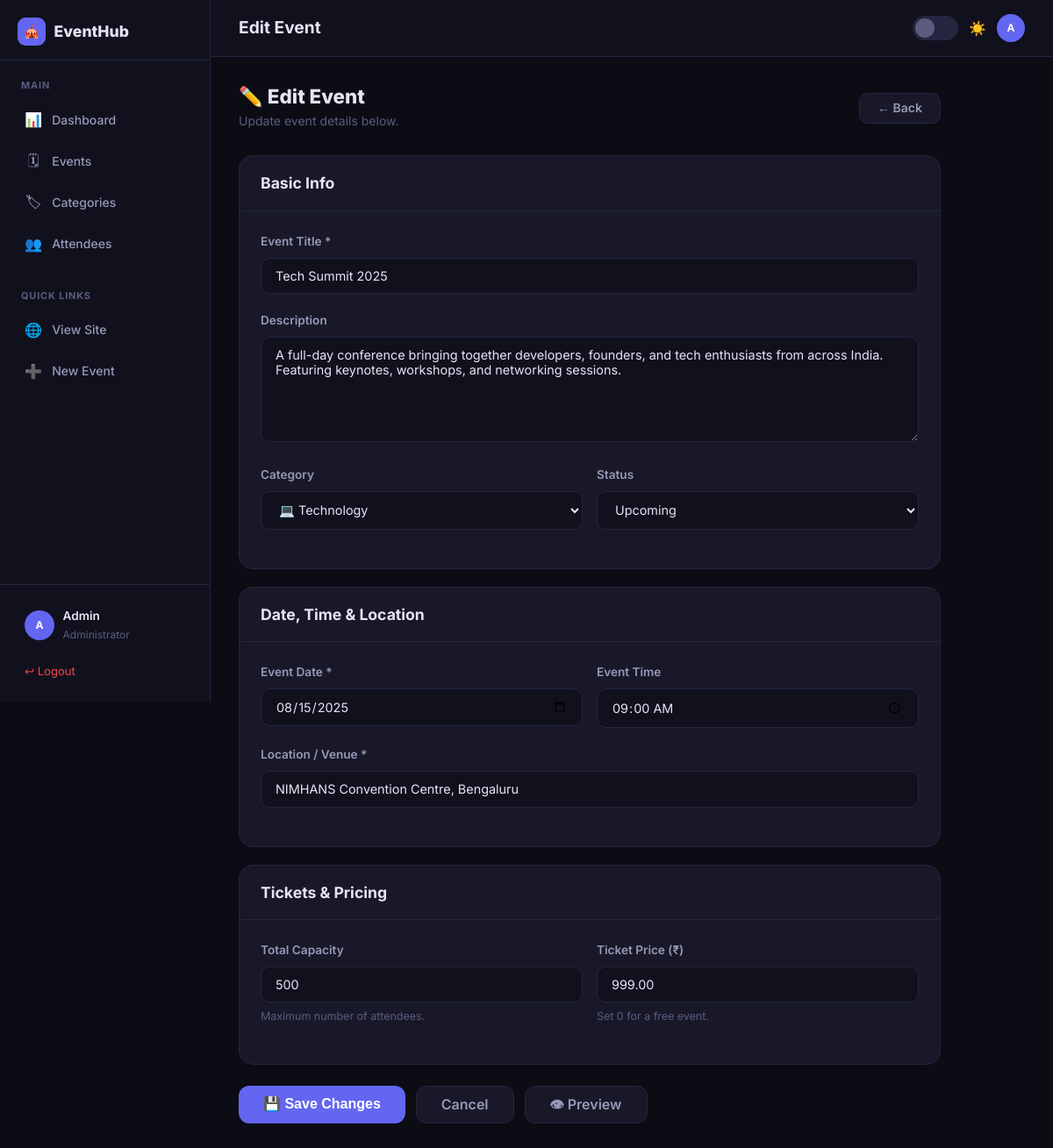
The app's page /admin/event_form.php?id=1 (signed in) with its own data.
### tables this page shows
CREATE TABLE IF NOT EXISTS `events` (
  `id`          INT           NOT NULL AUTO_INCREMENT,
  `title`       VARCHAR(200)  NOT NULL,
  `description` TEXT,
  `category_id` INT           DEFAULT NULL,
  `event_date`  DATE          NOT NULL,
  `event_time`  TIME          NOT NULL DEFAULT '09:00:00',
  `location`    VARCHAR(200)  NOT NULL,
  `capacity`    INT           NOT NULL DEFAULT 100,
  `price`       DECIMAL(10,2) NOT NULL DEFAULT 0.00,
  `status`      ENUM('upcoming','ongoing','completed','cancelled') NOT NULL DEFAULT 'upcoming',
  `created_at`  TIMESTAMP     NOT NULL DEFAULT CURRENT_TIMESTAMP,
  PRIMARY KEY (`id`),
  KEY `fk_event_category` (`category_id`),
  CONSTRAINT `fk_event_category`
    FOREIGN KEY (`category_id`) REFERENCES `categories` (`id`)
    ON DELETE SET NULL
);

CREATE TABLE IF NOT EXISTS `categories` (
  `id`         INT          NOT NULL AUTO_INCREMENT,
  `name`       VARCHAR(100) NOT NULL,
  `color`      VARCHAR(7)   NOT NULL DEFAULT '#6366f1',
  `icon`       VARCHAR(10)  NOT NULL DEFAULT '📅',
  `created_at` TIMESTAMP    NOT NULL DEFAULT CURRENT_TIMESTAMP,
  PRIMARY KEY (`id`)
);

### admin/event_form.php (the view, shortened to what this page needs)
<?php
require_once __DIR__ . '/../includes/db.php';
$id    = (int)($_GET['id'] ?? 0);
$isEdit = $id > 0;
$categories = $pdo->query("SELECT * FROM categories ORDER BY name")->fetchAll();
$ev = [
    'title'       => '',
    'description' => '',
    'category_id' => '',
    'event_date'  => '',
    'event_time'  => '09:00',
    'location'    => '',
    'capacity'    => 100,
    'price'       => 0,
    'status'      => 'upcoming',
];
if ($isEdit) {
    $stmt = $pdo->prepare("SELECT * FROM events WHERE id=?");
    $stmt->execute([$id]);
    $found = $stmt->fetch();
    $ev = $found;
}
include __DIR__ . '/../includes/admin_header.php';
?>
<div style="max-width:800px;">
  <div class="page-header">
    <div>
      <h2 class="page-title"><?= $isEdit ? '✏️ Edit Event' : '➕ Create Event' ?></h2>
      <p class="page-subtitle"><?= $isEdit ? 'Update event details below.' : 'Fill in the details to create a new event.' ?></p>
    </div>
    <a href="<?= ADMIN_PATH ?>/events.php" class="btn btn-ghost">← Back</a>
  </div>
  <form method="POST">
    <div class="card">
      <div class="card-header"><h4>Basic Info</h4></div>
      <div class="card-body">
        <div class="form-group">
          <label class="form-label">Event Title *</label>
          <input type="text" name="title" class="form-control"
                 placeholder="e.g. Tech Summit 2025"
                 value="<?= htmlspecialchars($ev['title']) ?>" required>
        </div>
        <div class="form-group">
          <label class="form-label">Description</label>
          <textarea name="description" class="form-control" rows="5"
                    placeholder="Tell attendees what this event is about…"><?= htmlspecialchars($ev['description']) ?></textarea>
        </div>
        <div class="form-row">
          <div class="form-group">
            <label class="form-label">Category</label>
            <select name="category_id" class="form-control">
              <?php foreach ($categories as $c): ?>
                <option value="<?= $c['id'] ?>" <?= $ev['category_id'] == $c['id'] ? 'selected' : '' ?>>
                  <?= $c['icon'] ?> <?= htmlspecialchars($c['name']) ?>
                </option>
              <?php endforeach; ?>
            </select>
          </div>
          <div class="form-group">
            <label class="form-label">Status</label>
            <select name="status" class="form-control">
              <option value="upcoming"  <?= $ev['status']==='upcoming'  ?'selected':'' ?>>Upcoming</option>
            </select>
          </div>
        </div>
      </div>
    </div>
    <div class="card" style="margin-top:1.25rem;">
      <div class="card-header"><h4>Date, Time & Location</h4></div>
      <div class="card-body">
        <div class="form-row">
          <div class="form-group">
            <label class="form-label">Event Date *</label>
            <input type="date" name="event_date" class="form-control"
                   value="<?= htmlspecialchars($ev['event_date']) ?>" required>
          </div>
          <div class="form-group">
            <label class="form-label">Event Time</label>
            <input type="time" name="event_time" class="form-control"
                   value="<?= htmlspecialchars($ev['event_time']) ?>">
          </div>
        </div>
        <div class="form-group">
          <label class="form-label">Location / Venue *</label>
          <input type="text" name="location" class="form-control"
                 placeholder="e.g. Convention Center, New Delhi"
                 value="<?= htmlspecialchars($ev['location']) ?>" required>
        </div>
      </div>
    </div>
    <div class="card" style="margin-top:1.25rem;">
      <div class="card-header"><h4>Tickets & Pricing</h4></div>
      <div class="card-body">
        <div class="form-row">
          <div class="form-group">
            <label class="form-label">Total Capacity</label>
            <input type="number" name="capacity" class="form-control" min="1" max="100000"
                   value="<?= (int)$ev['capacity'] ?>">
            <div class="form-hint">Maximum number of attendees.</div>
          </div>
          <div class="form-group">
            <label class="form-label">Ticket Price (₹)</label>
            <input type="number" name="price" class="form-control" min="0" step="0.01"
                   value="<?= number_format((float)$ev['price'], 2, '.', '') ?>"
                   placeholder="0.00 for free">
            <div class="form-hint">Set 0 for a free event.</div>
          </div>
        </div>
      </div>
    </div>
    <div style="display:flex;gap:.75rem;margin-top:1.5rem;flex-wrap:wrap;">
      <button type="submit" class="btn btn-primary btn-lg">
        <?= $isEdit ? '💾 Save Changes' : '🚀 Create Event' ?>
      </button>
      <a href="<?= ADMIN_PATH ?>/events.php" class="btn btn-ghost btn-lg">Cancel</a>
      <?php if ($isEdit): ?>
        <a href="<?= BASE_URL ?>/event_detail.php?id=<?= $id ?>" target="_blank" class="btn btn-ghost btn-lg">👁 Preview</a>
      <?php endif; ?>
    </div>
  </form>
</div>
<?php include __DIR__ . '/../includes/admin_footer.php'; ?>

### assets/style.css (style rules this page uses)
:root { --transition: 0.3s ease; }
[data-theme="dark"] { --bg: #0c0c15; --bg2: #11111e; --card: #181828; --card-h: #1e1e30; --border: #252540; --border2: #1e1e38; --txt: #e4e4f4; --txt2: #9898b8; --txt3: #5c5c80; --accent: #6366f1; --accent-h: #818cf8; --accent-d: #4f46e5; --green: #10b981; --yellow: #f59e0b; --red: #ef4444; --blue: #3b82f6; --shadow: 0 4px 24px rgba(0,0,0,.45); --shadow-lg: 0 8px 48px rgba(0,0,0,.65); --glow: 0 0 0 3px rgba(99,102,241,.25); }
*, *::before, *::after { box-sizing: border-box; margin: 0; padding: 0; }
html { scroll-behavior: smooth; }
body { font-family: 'Inter', sans-serif; background: var(--bg); color: var(--txt); line-height: 1.6; transition: background var(--transition), color var(--transition); min-height: 100vh; }
a { color: var(--accent); text-decoration: none; transition: color var(--transition); }
h1,h2,h3,h4,h5 { font-weight: 700; line-height: 1.2; color: var(--txt); }
h2 { font-size: 1.7rem; }
h4 { font-size: 1.1rem; }
p { color: var(--txt2); }
.btn { display: inline-flex; align-items: center; justify-content: center; gap: .45rem; padding: .6rem 1.25rem; border-radius: 10px; font-size: .875rem; font-weight: 600; border: none; cursor: pointer; transition: all var(--transition); text-decoration: none; line-height: 1; }
.btn-lg { padding: .8rem 1.75rem; font-size: 1rem; border-radius: 12px; }
.btn-primary { background: var(--accent); color: white; }
.btn-ghost { background: var(--card); color: var(--txt2); border: 1px solid var(--border); }
.card { background: var(--card); border: 1px solid var(--border); border-radius: 16px; transition: all var(--transition); }
.card-body { padding: 1.5rem; }
.card-header { padding: 1.25rem 1.5rem; border-bottom: 1px solid var(--border); }
.form-group { margin-bottom: 1.25rem; }
.form-label { display: block; margin-bottom: .45rem; font-size: .85rem; font-weight: 600; color: var(--txt2); }
.form-control { width: 100%; padding: .7rem 1rem; background: var(--bg2); border: 1.5px solid var(--border); border-radius: 10px; color: var(--txt); font-size: .9rem; font-family: inherit; transition: border-color var(--transition), box-shadow var(--transition); outline: none; }
.form-control::placeholder { color: var(--txt3); }
select.form-control option { background: var(--bg2); }
textarea.form-control { resize: vertical; min-height: 120px; }
.form-row { display: grid; grid-template-columns: 1fr 1fr; gap: 1rem; }
.form-hint { font-size: .78rem; color: var(--txt3); margin-top: .35rem; }
.page-header { display: flex; align-items: center; justify-content: space-between; margin-bottom: 1.75rem; flex-wrap: wrap; gap: 1rem; }
.page-title { font-size: 1.4rem; font-weight: 800; }
.page-subtitle { font-size: .875rem; color: var(--txt3); margin-top: .2rem; }

### records on screen
events: title "Tech Summit 2025", description "A full-day conference bringing together developers, founders, and tech enthusiasts from across India. Featuring keynotes, workshops, and networking sessions.", category_id "💻 Technology", status "Upcoming", event_date "08/15/2025", event_time "09:00:00", location "NIMHANS Convention Centre, Bengaluru", capacity "500", price "999.00"

### other values on screen
SITE_NAME "EventHub"
$item['icon'] "📊"
$item['label'] "Dashboard"
$item['icon'] "🗓"
$item['label'] "Events"
$item['icon'] "🏷"
$item['label'] "Categories"
$item['icon'] "👥"
$item['label'] "Attendees"
substr($admin['name'],0,1) "A"
$admin['name'] "Admin"
$pageHeading "Edit Event"
